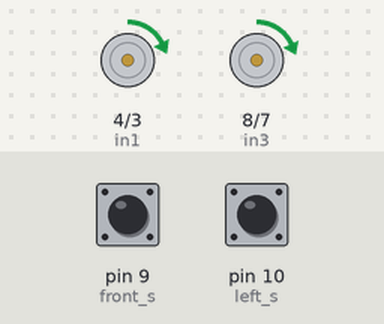
A sketch run on a simulated Arduino Uno, built with avr-gcc and run on an emulated ATmega328P. On the bench: motor-driver pin pairs drawn as motors (green arrow = first pin HIGH = forward, orange = second pin HIGH = backward, longer = more drive, scaled by the enable pin). The test bench sets the inputs (shaded band); at power-on: pin 9 (front_s) LOW, pin 10 (left_s) HIGH.

Above: at 1.7 s.
1.8 s: pin 9 (front_s) driven HIGH
At 3.0 s:
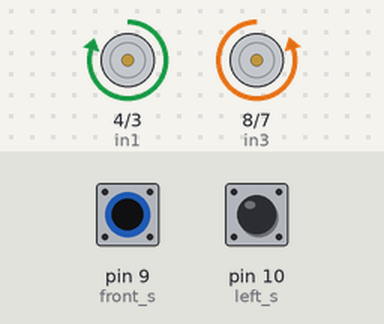
3.3 s: pin 10 (left_s) pulled LOW for 0.15 s
At 4.6 s:
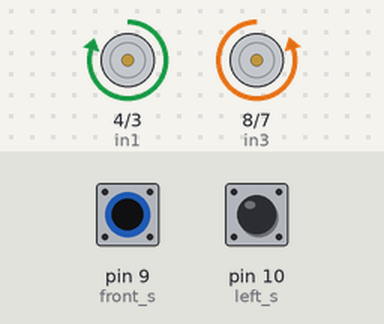
5.0 s: pin 10 (left_s) pulled LOW for 1 s
At 5.6 s:
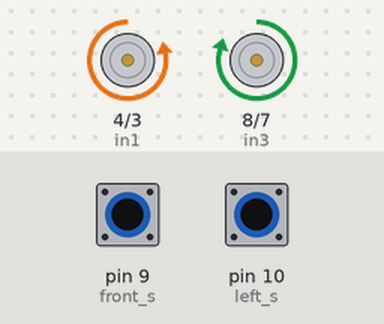
7.5 s: pin 10 (left_s) pulled LOW for 1 s
At 9.0 s:
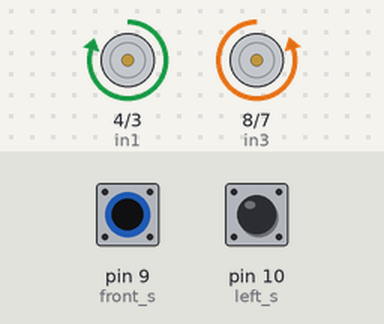
10.5 s: pin 9 (front_s) pulsed LOW 5 times (0.12 s each, 0.3 s apart)
At 10.74 s:
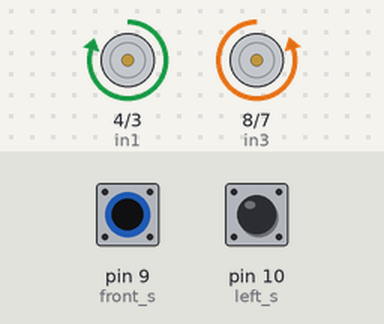
13.5 s: pin 10 (left_s) pulsed LOW 2 times (0.12 s each, 0.3 s apart)
At 13.6 s:
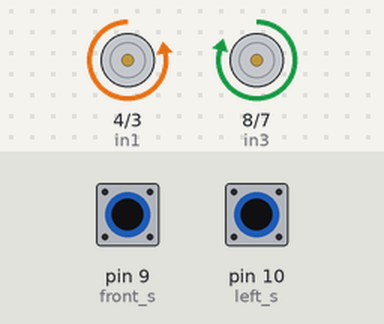
Timing chart, 0 to 16.5 s (numbered marks = the images above; inputs shaded):
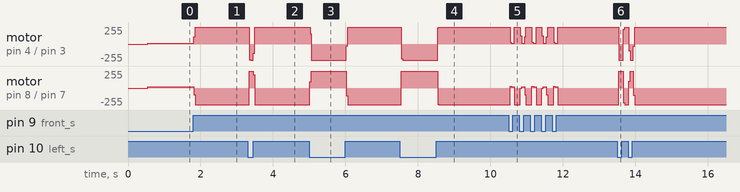

The sketch:

main.ino
```cpp
//l298n pins (pwm)
#define in1 4//left +ve
#define in2 3//left -ve
#define ena 5
#define enb 6
#define in3 8//right +ve
#define in4 7//right -ve
//speed values 0~255
#define zero 0
#define one 51
#define two 51*2
#define three 51*3
#define four 51*4
#define five 51*5
//ir pins
#define front_s 9
#define left_s 10
#define right_s 11
//encoders
#define encl 12
#define encr 13
//loop variables
unsigned char rfront,rright,rleft;
unsigned char stage = 0;
unsigned int posx = 3;
unsigned int posy = 0;
//debugging flag
bool db = 0;
String func;
//staging compass
//0 -> .
//3    1
// <- 2 .
//
// 0 : row ~ col +
// 1 : row + col ~
// 2 : row ~ col -
// 3 : row - col ~

void update_location(){
  switch (stage)
  {
  case 0:
    posy++;
    break;
  case 1:
    posx++;
    break;
  case 2:
    posy--;
    break;
  case 3:
    posx--;
    break;
  default:
    break;
  }
}


//left motor: l
//  in1 back b
//  out1 => -ve
//  out2 => +ve
//  in2 forward f
//  out1 => +ve
//  out2 => -ve
//right motor: r
//  in3 back  b
//  out3 => -ve
//  out4 => +ve
//  in4 forward f
//  out3 => +ve
//  out4 => -ve
//  left -> l
//  right -> r
void move(char motor,char dir,char speed = zero){
  if(motor == 'l'){
    if(dir == 'b'){
      digitalWrite(in1,0);
      digitalWrite(in2,1);
      analogWrite(ena,speed);
      }else if(dir == 'f'){
              digitalWrite(in1,1);
              digitalWrite(in2,0);
              analogWrite(ena,speed);
        }else if(dir == 's'){//stop
          digitalWrite(in1,0);
          digitalWrite(in2,0);
          analogWrite(ena,0);
        }
    }else{
      if(dir == 'b'){
        digitalWrite(in3,0);
        digitalWrite(in4,1);
        analogWrite(enb,speed);
        }else if(dir == 'f'){
          digitalWrite(in3,1);
          digitalWrite(in4,0);
          analogWrite(enb,speed);
          }else if(dir == 's'){//stop
            digitalWrite(in3,0);
            digitalWrite(in4,0);
            analogWrite(enb,0);
            }
      }
  }


void stop(){
  move('l','s');
  move('r','s');
  }
void backward(char speed = one){
  move('l','b',speed);
  move('r','b',speed);
  }

void right(char speed = one){
  move('l','s');
  move('r','f',speed);
  }

void left(char speed = one){
  move('l','f',speed);
  move('r','s');
  }

void forward(char speed = one){
  update_location();
  move('l','f',speed);
  move('r','f',speed);
  //add delay to achieve 3cm
  //note : test with speed five
  //8.125 * 10^-3 sec
  // delayMicroseconds(8125);
  // delay()
  func += " forward ";
}

void ccw_90(){
  stage--;
  if(stage < 0){
    stage = 3;
  }
  //counter-clockwise : right
  move('r','f',five);
  move('l','b',five);
  func += " right 90 ";
  delay(5);
}
void cw_90(){
  stage++;
  if(stage > 3){
    stage = 0;
  }
  //clockwise : left
  move('l','f',five);
  move('r','b',five);
  func += " left 90 ";
  delay(5);

}

void cw_180(){
  //clockwise : left
  move('l','f',five);
  move('r','b',five);
  delay(10);
}
void ccw_180(){
  //counter-clockwise : right
  move('r','f',five);
  move('l','b',five);
  delay(10);
}

bool end(){
//reaching middle
// middle = 1/2(map area / cell) in posx and posy
//>>> (5.76 / (3.24/100) ) / 2
//88.88888888888887
//middle consists of four cells
  if( (posx >= 8 && posx <= 9 )  && (posy >= 8 && posy <= 9 )){
    return 1;
  }
  return 0;

}

void search(){
  while(1){
    if(end()){
      func += " break ";
      break;
    }else if(!(digitalRead(left_s))){
      ccw_90();//counter clock-wise
      stop();
      forward();
      stop();
    }else if(!(digitalRead(front_s))){
      forward();
      stop();
    }else{
      cw_90();//clock-wise
      stop();
    }

    if(db){
      if(Serial.available()){
        Serial.print("row ,posx ");
        Serial.print(posx);
        Serial.print("; col ,posy ");
        Serial.print(posy);
        Serial.print("; curaction ");
        Serial.println(func);
        func = "";//repeat
      }
      delay(500);
    }
  }
}

void setup() {
  //l298n pins
  pinMode(ena,1);
  pinMode(in1,1);
  pinMode(in2,1);
  pinMode(in3,1);
  pinMode(in4,1);
  pinMode(enb,1);
  //IR pins
  pinMode(front_s,0);
  pinMode(left_s,0);
  pinMode(right_s,0);
  //enc
  pinMode(encl,0);
  pinMode(encr,0);
  Serial.begin(9600);
  delay(500);
  if(Serial.available()){
    if(db){
      Serial.println("debugging enabled");
    }else{
      Serial.println("debugging disabled");
    }
  }
}

void loop() {
  search();
}
```

Measured:
- after the input at 1.8 s, motor on pin 4 (in1) / pin 3 (in2): forward 14/255 → forward 251/255 at once; motor on pin 8 (in3) / pin 7 (in4): forward 16/255 → backward 252/255 at once
- after the input at 3.3 s, motor on pin 4 (in1) / pin 3 (in2): forward 251/255 → backward 244/255 at once, → forward 251/255 0.12 s later; motor on pin 8 (in3) / pin 7 (in4): backward 252/255 → forward 250/255 at once, → backward 252/255 0.12 s later
- after the input at 5.0 s, motor on pin 4 (in1) / pin 3 (in2): forward 251/255 → backward 245/255 at once, → forward 251/255 0.99 s later; motor on pin 8 (in3) / pin 7 (in4): backward 252/255 → forward 251/255 at once, → backward 252/255 1.0 s later
- after the input at 7.5 s, motor on pin 4 (in1) / pin 3 (in2): forward 251/255 → backward 245/255 at once, → forward 251/255 1.0 s later; motor on pin 8 (in3) / pin 7 (in4): backward 252/255 → forward 251/255 at once, → backward 252/255 1.0 s later
- after the input at 10.5 s, motor on pin 8 (in3) / pin 7 (in4): backward 252/255 → forward 27/255 at once, then repeats every 0.60 s: forward 16/255 0.08 s, backward 252/255 0.16 s, backward 5/255 0.04 s, forward 16/255 0.08 s, backward 104/255 0.04 s, backward 252/255 0.16 s, forward 26/255 0.04 s, until it stays backward 252/255 from 11.9 s
